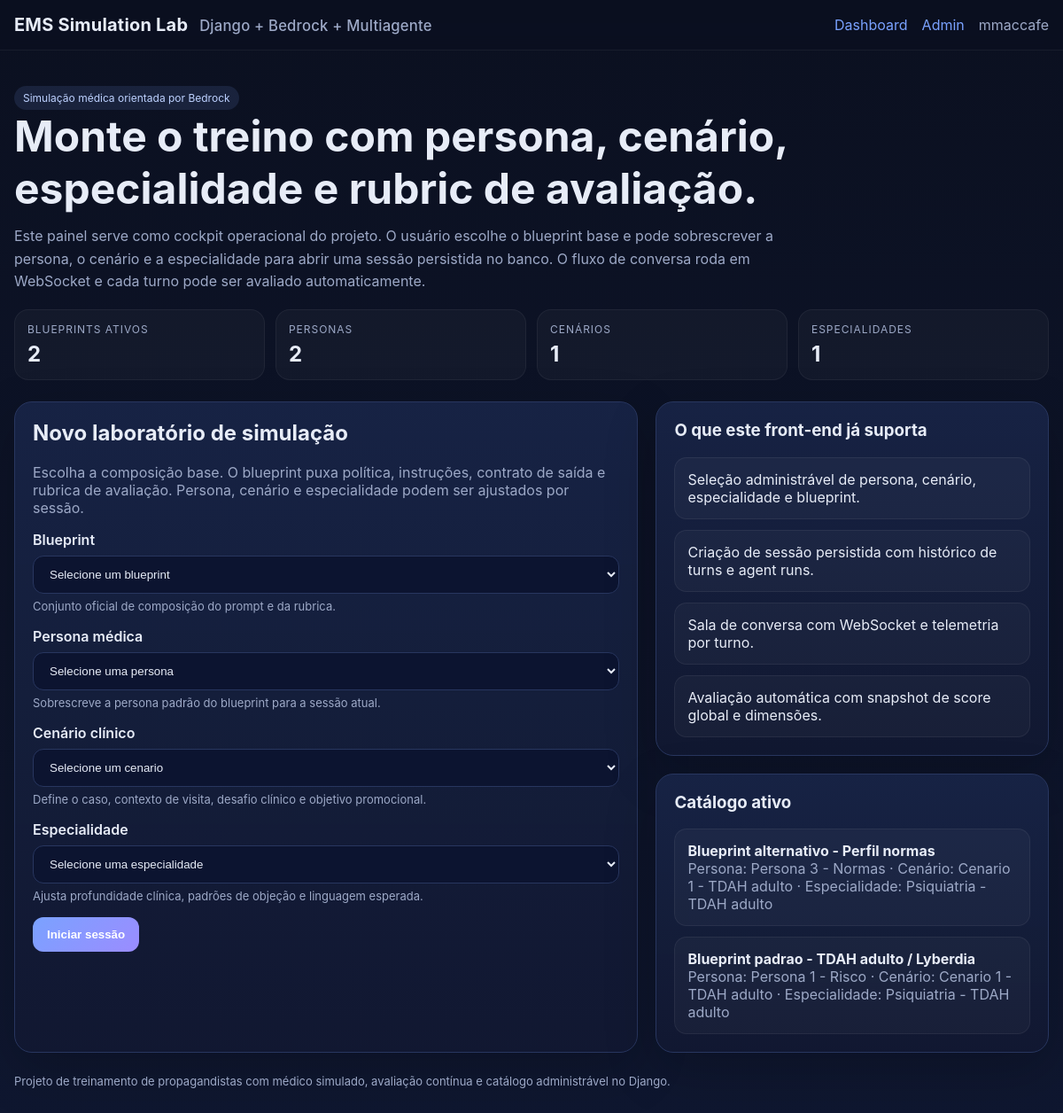
The app's page / (signed in) with its own data.
### apps/catalog/models.py (models this page shows, shortened)
class TimeStampedModel(models.Model):
    created_at = models.DateTimeField(auto_now_add=True)
    updated_at = models.DateTimeField(auto_now=True)
    class Meta:
        abstract = True

class SimulationBlueprint(TimeStampedModel):
    slug = models.SlugField(unique=True, max_length=120)
    title = models.CharField(max_length=255)
    description = models.TextField(blank=True)
    persona = models.ForeignKey(PersonaDefinition, on_delete=models.PROTECT, related_name='blueprints')
    scenario = models.ForeignKey(ScenarioDefinition, on_delete=models.PROTECT, related_name='blueprints')
    specialty = models.ForeignKey(SpecialtyDefinition, on_delete=models.PROTECT, related_name='blueprints')
    policy = models.ForeignKey(PolicyDefinition, on_delete=models.PROTECT, related_name='blueprints')
    output_contract = models.ForeignKey(OutputContractDefinition, on_delete=models.PROTECT, related_name='blueprints')
    instruction = models.ForeignKey(InstructionDefinition, on_delete=models.PROTECT, related_name='blueprints')
    evaluation_rubric = models.ForeignKey(
        EvaluationRubricDefinition,
        on_delete=models.PROTECT,
        related_name='blueprints',
        null=True,
        blank=True,
    )
    is_active = models.BooleanField(default=True)
    class Meta:
        ordering = ['title']
    def __str__(self) -> str:
        return self.title

class DefinitionBase(TimeStampedModel):
    slug = models.SlugField(unique=True, max_length=120)
    title = models.CharField(max_length=255)
    description = models.TextField(blank=True)
    payload = models.JSONField(default=dict)
    is_active = models.BooleanField(default=True)
    tags = models.JSONField(default=list, blank=True)
    class Meta:
        abstract = True
        ordering = ["title"]
    def __str__(self) -> str:
        return self.title

class PersonaDefinition(DefinitionBase):
    pass

class ScenarioDefinition(DefinitionBase):
    pass

class SpecialtyDefinition(DefinitionBase):
    pass

### apps/catalog/views.py (the view)
# urls.py: path('', DashboardView.as_view(), name='dashboard'),
class DashboardView(LoginRequiredMixin, TemplateView):
    template_name = 'catalog/dashboard.html'
    def get_context_data(self, **kwargs):
        context = super().get_context_data(**kwargs)
        context['blueprints'] = CatalogSelector.active_blueprints()
        context['personas'] = CatalogSelector.active_components('persona')
        context['scenarios'] = CatalogSelector.active_components('scenario')
        context['specialties'] = CatalogSelector.active_components('specialty')
        context['launch_form'] = SimulationLaunchForm()
        return context

### apps/catalog/forms.py
class SimulationLaunchForm(forms.Form):
    blueprint = forms.ModelChoiceField(
        queryset=SimulationBlueprint.objects.filter(is_active=True).order_by('title'),
        empty_label='Selecione um blueprint',
    )
    persona = forms.ModelChoiceField(
        queryset=PersonaDefinition.objects.filter(is_active=True).order_by('title'),
        empty_label='Selecione uma persona',
        required=False,
    )
    scenario = forms.ModelChoiceField(
        queryset=ScenarioDefinition.objects.filter(is_active=True).order_by('title'),
        empty_label='Selecione um cenario',
        required=False,
    )
    specialty = forms.ModelChoiceField(
        queryset=SpecialtyDefinition.objects.filter(is_active=True).order_by('title'),
        empty_label='Selecione uma especialidade',
        required=False,
    )

### apps/catalog/selectors.py (called while the page is built)
    @staticmethod
    def active_blueprints():
        return (
            SimulationBlueprint.objects.filter(is_active=True)
            .select_related(
                'persona',
                'scenario',
                'specialty',
                'policy',
                'instruction',
                'output_contract',
                'evaluation_rubric',
            )
            .order_by('title')
        )

    @staticmethod
    def active_components(component_type: str):
        mapping = {
            'persona': PersonaDefinition,
            'scenario': ScenarioDefinition,
            'specialty': SpecialtyDefinition,
            'policy': PolicyDefinition,
            'instruction': InstructionDefinition,
            'output_contract': OutputContractDefinition,
            'evaluation_rubric': EvaluationRubricDefinition,
        }
        model = mapping[component_type]
        return model.objects.filter(is_active=True).order_by('title')

### templates/catalog/dashboard.html (shortened to what this page needs)
{% extends "base.html" %}
{% block content %}
<section class="hero">
  <span class="pill">Simulação médica orientada por Bedrock</span>
  <h1>Monte o treino com persona, cenário, especialidade e rubric de avaliação.</h1>
  <p>Este painel serve como cockpit operacional do projeto. O usuário escolhe o blueprint base e pode sobrescrever a persona, o cenário e a especialidade para abrir uma sessão persistida no banco. O fluxo de conversa roda em WebSocket e cada turno pode ser avaliado automaticamente.</p>
  <div class="kpis">
    <div class="kpi"><div class="label">Blueprints ativos</div><div class="value">{{ blueprints|length }}</div></div>
    <div class="kpi"><div class="label">Personas</div><div class="value">{{ personas|length }}</div></div>
    <div class="kpi"><div class="label">Cenários</div><div class="value">{{ scenarios|length }}</div></div>
    <div class="kpi"><div class="label">Especialidades</div><div class="value">{{ specialties|length }}</div></div>
  </div>
</section>
<section class="grid grid-2">
  <div class="card">
    <h2>Novo laboratório de simulação</h2>
    <p class="muted">Escolha a composição base. O blueprint puxa política, instruções, contrato de saída e rubrica de avaliação. Persona, cenário e especialidade podem ser ajustados por sessão.</p>
    <form method="post" action="{% url 'launch-simulation' %}">
      <div class="field">
        <label for="id_blueprint">Blueprint</label>
        {{ launch_form.blueprint }}
        <div class="help">Conjunto oficial de composição do prompt e da rubrica.</div>
      </div>
      <div class="field">
        <label for="id_persona">Persona médica</label>
        {{ launch_form.persona }}
        <div class="help">Sobrescreve a persona padrão do blueprint para a sessão atual.</div>
      </div>
      <div class="field">
        <label for="id_scenario">Cenário clínico</label>
        {{ launch_form.scenario }}
        <div class="help">Define o caso, contexto de visita, desafio clínico e objetivo promocional.</div>
      </div>
      <div class="field">
        <label for="id_specialty">Especialidade</label>
        {{ launch_form.specialty }}
        <div class="help">Ajusta profundidade clínica, padrões de objeção e linguagem esperada.</div>
      </div>
      <button type="submit">Iniciar sessão</button>
    </form>
  </div>
  <div class="grid">
    <div class="card">
      <h3>O que este front-end já suporta</h3>
      <div class="list">
        <div class="list-item">Seleção administrável de persona, cenário, especialidade e blueprint.</div>
        <div class="list-item">Criação de sessão persistida com histórico de turns e agent runs.</div>
        <div class="list-item">Sala de conversa com WebSocket e telemetria por turno.</div>
        <div class="list-item">Avaliação automática com snapshot de score global e dimensões.</div>
      </div>
    </div>
    <div class="card">
      <h3>Catálogo ativo</h3>
      <div class="list">
        {% for blueprint in blueprints %}
          <div class="list-item">
            <strong>{{ blueprint.title }}</strong><br>
            <span class="muted">Persona: {{ blueprint.persona.title }} · Cenário: {{ blueprint.scenario.title }} · Especialidade: {{ blueprint.specialty.title }}</span>
          </div>
        {% empty %}
          <div class="list-item">Nenhum blueprint ativo encontrado.</div>
        {% endfor %}
      </div>
    </div>
  </div>
</section>
{% endblock %}

### templates/base.html (shortened to what this page needs)
<!DOCTYPE html>
<html lang="pt-br">
<head>
</head>
<body>
<header>
  <div class="container nav">
    <div class="brand">EMS Simulation Lab <small>Django + Bedrock + Multiagente</small></div>
    <div class="nav-links">
      <a href="/">Dashboard</a>
      <a href="/admin/">Admin</a>
      {% if request.user.is_authenticated %}
        <span>{{ request.user.username }}</span>
      {% else %}
        <a href="/accounts/login/">Entrar</a>
      {% endif %}
    </div>
  </div>
</header>
<main class="container">
  {% block content %}{% endblock %}
  <div class="footer-note">Projeto de treinamento de propagandistas com médico simulado, avaliação contínua e catálogo administrável no Django.</div>
</main>
</body>
</html>

### templates/base.html (style rules this page uses)
:root { --bg: #0b1020; --panel: #111831; --panel-2: #182447; --text: #e7ecf7; --muted: #9da9c7; --primary: #7aa2ff; --primary-2: #9b8cff; --border: #28365f; --ok: #1fb874; --warn: #ffb020; }
* { box-sizing: border-box; }
body { margin: 0; font-family: Inter, Arial, sans-serif; background: linear-gradient(180deg, #0b1020 0%, #0f1730 100%); color: var(--text); }
a { color: var(--primary); text-decoration: none; }
.container { width: min(1240px, calc(100% - 32px)); margin: 0 auto; }
header { border-bottom: 1px solid rgba(255,255,255,0.06); backdrop-filter: blur(8px); position: sticky; top: 0; background: rgba(11,16,32,0.85); z-index: 10; }
.nav { display:flex; align-items:center; justify-content:space-between; padding: 16px 0; }
.brand { font-size: 20px; font-weight: 700; letter-spacing: .2px; }
.brand small { color: var(--muted); font-weight: 500; margin-left: 8px; }
.nav-links { display:flex; gap:16px; align-items:center; color: var(--muted); }
.btn, button, input[type=submit] { border: none; background: linear-gradient(135deg, var(--primary), var(--primary-2)); color: white; border-radius: 12px; padding: 12px 16px; font-weight: 600; cursor: pointer; }
.hero { padding: 40px 0 24px; }
.hero h1 { font-size: clamp(32px, 4vw, 48px); margin: 0 0 12px; }
.hero p { margin: 0; max-width: 860px; color: var(--muted); line-height: 1.6; }
.grid { display:grid; gap: 20px; }
.grid-2 { grid-template-columns: 1.35fr .85fr; }
.card { background: linear-gradient(180deg, rgba(24,36,71,.9), rgba(17,24,49,.94)); border: 1px solid var(--border); border-radius: 20px; padding: 20px; box-shadow: 0 20px 60px rgba(0,0,0,.20); }
.card h2, .card h3 { margin-top: 0; }
.muted { color: var(--muted); }
.kpis { display:grid; grid-template-columns: repeat(4,1fr); gap: 12px; margin: 18px 0 0; }
.kpi { background: rgba(255,255,255,.03); border: 1px solid rgba(255,255,255,.05); padding: 14px; border-radius: 16px; }
.kpi .label { color: var(--muted); font-size: 12px; text-transform: uppercase; letter-spacing: .08em; }
.kpi .value { font-size: 24px; font-weight: 700; margin-top: 6px; }
form .field { margin-bottom: 16px; }
label { display:block; margin-bottom: 8px; font-weight: 600; }
select, input[type=text], input[type=password], textarea { width: 100%; background: #0c1430; color: var(--text); border: 1px solid var(--border); border-radius: 12px; padding: 12px 14px; outline: none; }
.help { font-size: 13px; color: var(--muted); margin-top: 6px; }
.list { display:grid; gap: 12px; }
.list-item { padding: 14px; border-radius: 14px; border: 1px solid rgba(255,255,255,.06); background: rgba(255,255,255,.03); }
.pill { display:inline-flex; padding:6px 10px; border-radius:999px; background: rgba(122,162,255,.12); color: #bdd1ff; font-size: 12px; }
.footer-note { color: var(--muted); font-size: 13px; padding: 24px 0 40px; }

### records on screen
SimulationBlueprint: title "Blueprint alternativo - Perfil normas", persona "Persona 3 - Normas", scenario "Cenario 1 - TDAH adulto", specialty "Psiquiatria - TDAH adulto"
SimulationBlueprint: title "Blueprint padrao - TDAH adulto / Lyberdia", persona "Persona 1 - Risco", scenario "Cenario 1 - TDAH adulto", specialty "Psiquiatria - TDAH adulto"

### other values on screen
{{ request.user.username }} "mmaccafe"
{{ blueprints|length }} "2"
{{ personas|length }} "2"
{{ scenarios|length }} "1"
{{ specialties|length }} "1"
